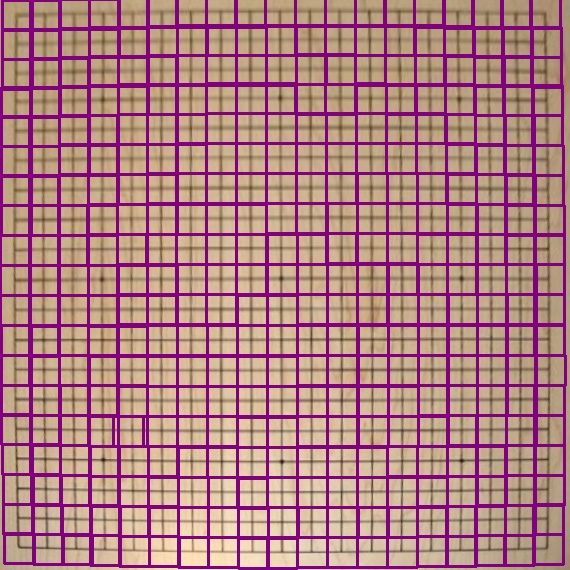
#> input picture evaluation_grid.jpg, 570 x 570 px, given in place of black_average.jpg, which was not available
$ python test_histogram_coorelation.py
#> lines starting #> are read from the running program, lines starting #| are printed output that depends on the picture; long printed decimals are rounded; pictures that were not available may be replaced by others from this repository, and a replacement may not be noted
#> in initialize_references, image is the input picture: shape (570, 570, 3); mean B, G, R 131.5, 128.4, 176.9
### image_processing_utils.py
import cv2
import numpy as np
import blend_modes
from builtins import input

def apply_processing(frame):
    #show_wait_destroy("captured frame", frame)
    frame = blend(frame)
    #frame = brightness(frame)
    frame = adjust_gamma(frame)
    frame = cv2.addWeighted(frame, 0.5, frame, 0.5, 0.0)
    frame = desaturate_blues(frame)
    # [4 lines of commented-out code are left out]

    return frame

def desaturate_blues(img):
    scale = 255
    percent = 0.5
    #percent = 0.25
    #percent = 0

    # separate b,g,r
    b,g,r = cv2.split(img)
    b = b.astype(np.float32)
    g = g.astype(np.float32)
    r = r.astype(np.float32)

    # convert to cmyk
    # see
    # https://stackoverflow.com/questions/14088375/how-can-i-convert-rgb-to-cmyk-and-vice-versa-in-python/41220097
    # https://www.codeproject.com/Articles/4488/XCmyk-CMYK-to-RGB-Calculator-with-source-code
    c = 1 - r / scale
    m = 1 - g / scale
    y = 1 - b / scale
    k = cv2.min(cv2.min(c, m),y)
    c = scale * (c - k) / (1 - k)
    m = scale * (m - k) / (1 - k)
    y = scale * (y - k) / (1 - k)

    # desaturate C,M,Y
    c = cv2.multiply(c, percent)
    y = cv2.multiply(y, percent)
    m = cv2.multiply(m, percent)

    # convert back to bgr
    r = scale * (1.0 - c / scale) * (1.0 - k)
    g = scale * (1.0 - m / scale) * (1.0 - k)
    b = scale * (1.0 - y / scale) * (1.0 - k)
    r = r.clip(0,255).astype(np.uint8)
    g = g.clip(0,255).astype(np.uint8)
    b = b.clip(0,255).astype(np.uint8)
    img_desat = cv2.merge([b,g,r])
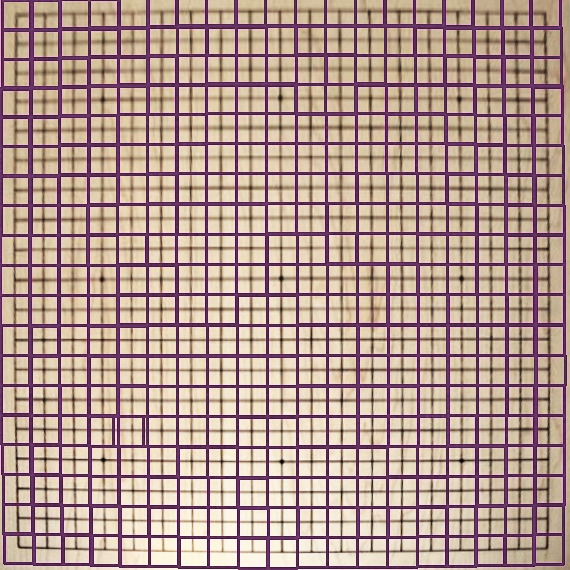
#> img_desat: shape (570, 570, 3); mean B, G, R 145.2, 154.1, 180.7

    # cv2.imshow('img', img)
    # cv2.imshow('img_desat', img_desat)
    cv2.waitKey(0)
    cv2.destroyAllWindows()
    return img_desat


def blend(img):

    a = img.astype(float)/255
    b = img.astype(float)/255 # make float on range 0-1

    mask = a >= 0.5 # generate boolean mask of everywhere a > 0.5
    ab = np.zeros_like(a) # generate an output container for the blended image

    # now do the blending
    ab[~mask] = (2*a*b)[~mask] # 2ab everywhere a<0.5
    ab[mask] = (1-2*(1-a)*(1-b))[mask] # else this

    return  (ab*255).astype(np.uint8)

# [7 lines left out: function brightness, not called in this run]

def adjust_gamma(image, gamma=0.75):
	# build a lookup table mapping the pixel values [0, 255] to
	# their adjusted gamma values
	invGamma = 1.0 / gamma
	table = np.array([((i / 255.0) ** invGamma) * 255
		for i in np.arange(0, 256)]).astype("uint8")
	# apply gamma correction using the lookup table
	return cv2.LUT(image, table)

# [33 lines left out: functions white_balance, increase_contrast, not called in this run]

### test_histogram_coorelation.py
# import the necessary packages
from scipy.spatial import distance as dist
import matplotlib.pyplot as plt
import numpy as np
import argparse
import glob
import cv2
import os
import pickle
from image_processing_utils import apply_processing

index = {}
images = {}

def evaluate_image(image, answer=None):
    if len(index) == 0:
        initialize_references()
    # apply Bilateral Filtering
    image = cv2.bilateralFilter(image,9,75,75)
    results = {}
    test_hist = cv2.calcHist([image], [0, 1, 2], None, [8, 8, 8],
        [0, 256, 0, 256, 0, 256])
    test_hist = cv2.normalize(test_hist, test_hist).flatten()

    # loop over the index
    for (k, hist) in index.items():
        # compute the distance between the two histograms
        # using the method and update the results dictionary
        d = cv2.compareHist(test_hist, hist, cv2.HISTCMP_CORREL)
        results[k] = d

    correlations = sorted([(v, k) for (k, v) in results.items()], reverse = True)
    # maximum correlation score to be considered board
    coorelation_threshold = 0.2
    if correlations[0][0] > coorelation_threshold:
        evaluated_type = correlations[0][1]
    else:
        evaluated_type = "board"
    if answer is not None:
        if answer != evaluated_type:
            data = np.reshape(image, (-1,3))
            print(data.shape)
            data = np.float32(data)

            criteria = (cv2.TERM_CRITERIA_EPS + cv2.TERM_CRITERIA_MAX_ITER, 10, 1.0)
            flags = cv2.KMEANS_RANDOM_CENTERS
            compactness,labels,centers = cv2.kmeans(data,1,None,criteria,10,flags)

            print('Dominant color is: bgr({})'.format(centers[0].astype(np.int32)))
            width = 50
            height = 50
            rgb = centers[0].astype(np.int32)
            dominant_color = np.zeros((height,width,3), np.uint8)
            dominant_color[:,0:width//2] = (rgb[0],rgb[1],rgb[2])      # (B, G, R)
            dominant_color[:,width//2:width] = (rgb[0],rgb[1],rgb[2])
            print(correlations)
            cv2.imshow("incorrect answer", image)
            cv2.imshow("dominant color", dominant_color)
            cv2.waitKey(0)

    return evaluated_type

def initialize_references():
    ''' references are generated from the average of a few thousand collected sample images'''
    # initialize reference histograms

    filename = r'average_images\black_average.jpg'
    image = cv2.imread(filename)
    image = apply_processing(image)
    # applly blur
    image = cv2.bilateralFilter(image,9,75,75)
    images["black"] = cv2.cvtColor(image, cv2.COLOR_BGR2RGB)
    # extract a 3D RGB color histogram from the image,
    # using 8 bins per channel, normalize, and update
    # the index
    hist = cv2.calcHist([image], [0, 1, 2], None, [8, 8, 8],
        [0, 256, 0, 256, 0, 256])
    hist = cv2.normalize(hist, hist).flatten()
#> hist = 512 values, max 0.539 at index 138, min 0 at index 2, mean 0.00638
    index["black"] = hist

    filename = r'average_images\white_average.jpg'
    image = cv2.imread(filename)
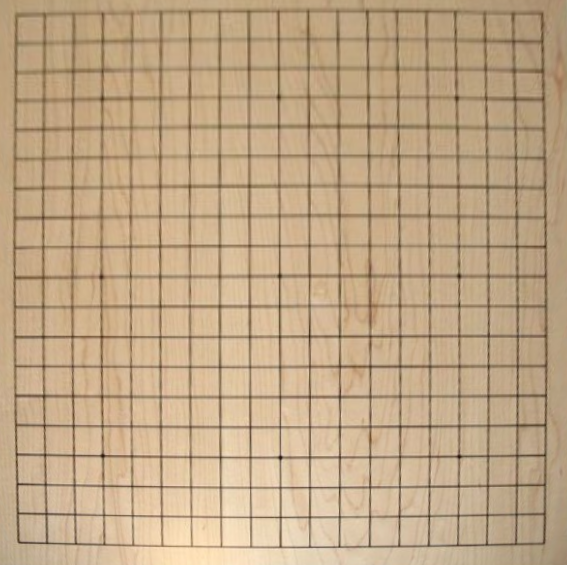
#> input picture go1.jpg, 567 x 565 px, given in place of white_average.jpg, which was not available
#> image is the input picture: shape (565, 567, 3); mean B, G, R 133.8, 166.4, 192.2
    image = apply_processing(image)
#> in desaturate_blues (call 2), `b,g,r = cv2.split(img)`:
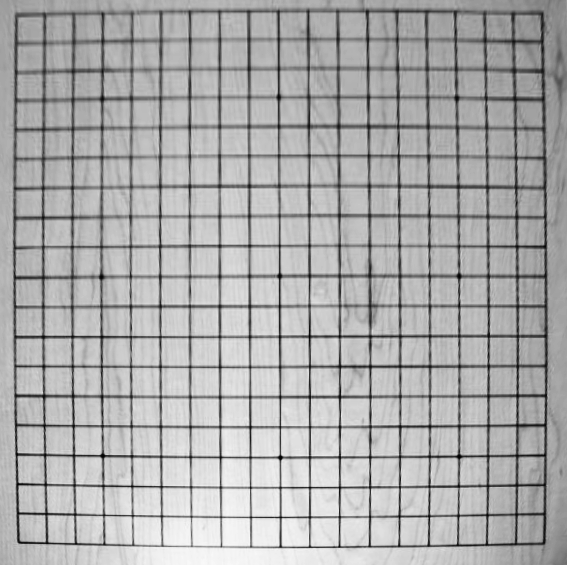
#> g: shape (565, 567); min 0, max 249, mean 171.7
#> in desaturate_blues (call 2), `b,g,r = cv2.split(img)`:
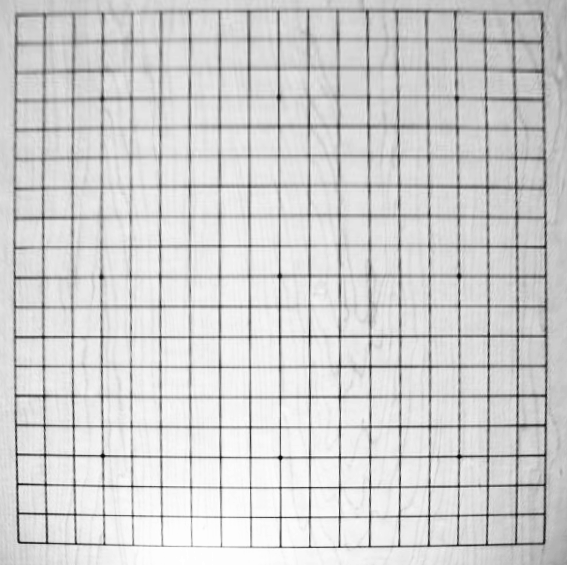
#> r: shape (565, 567); min 3, max 255, mean 207.9
#> in desaturate_blues (call 2), `c = 1 - r / scale`:
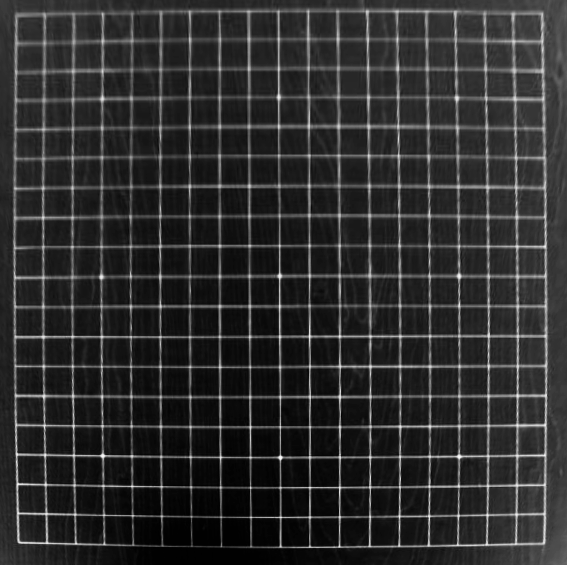
#> c: shape (565, 567) float32; min 0, max 0.988, mean 0.185
#> in desaturate_blues (call 2), `m = 1 - g / scale`:
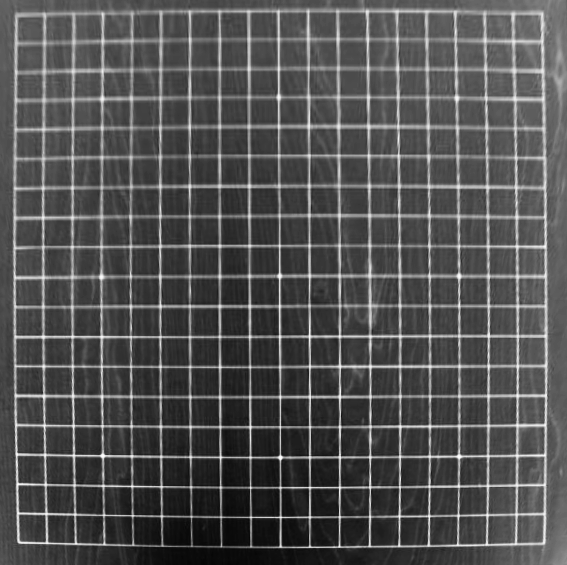
#> m: shape (565, 567) float32; min 0.0235, max 1, mean 0.327
#> in desaturate_blues (call 2), `y = 1 - b / scale`:
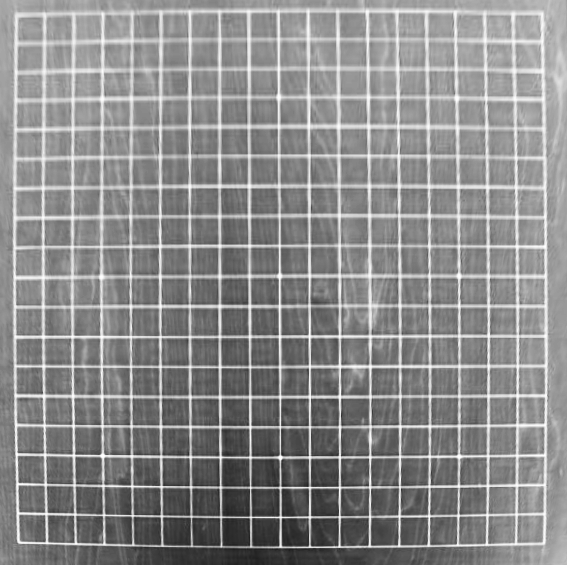
#> y: shape (565, 567) float32; min 0.114, max 1, mean 0.549
#> in desaturate_blues (call 2), `c = scale * (c - k) / (1 - k)`: c: shape (565, 567) float32; every value is 0
    # applly blur
    image = cv2.bilateralFilter(image,9,75,75)
    images["white"] = cv2.cvtColor(image, cv2.COLOR_BGR2RGB)
    # extract a 3D RGB color histogram from the image,
    # using 8 bins per channel, normalize, and update
    # the index
    hist = cv2.calcHist([image], [0, 1, 2], None, [8, 8, 8],
        [0, 256, 0, 256, 0, 256])
    hist = cv2.normalize(hist, hist).flatten()
#> hist = 512 values, max 0.553 at index 374, min 0 at index 2, mean 0.00535
    index["white"] = hist

    filename = r'average_images\point_average.jpg'
    image = cv2.imread(filename)
    image = apply_processing(image)
    # applly blur
    image = cv2.bilateralFilter(image,9,75,75)
    images["board"] = cv2.cvtColor(image, cv2.COLOR_BGR2RGB)
    # extract a 3D RGB color histogram from the image,
    # using 8 bins per channel, normalize, and update
    # the index
    hist = cv2.calcHist([image], [0, 1, 2], None, [8, 8, 8],
        [0, 256, 0, 256, 0, 256])
    hist = cv2.normalize(hist, hist).flatten()
    index["board"] = hist

def test_directories():
    initialize_references()
    evaluate_images = 1000
    iterations = 0
    mistakes = 0
    f = r'training_images\black_stone'
    color = "black"
    for file in os.listdir(f):
        filename = f+"/"+file
        image = cv2.imread(filename)
        if evaluate_image(image, color) != color:
#> in evaluate_image, `test_hist = cv2.normalize(test_hist, test_hist).flatten()`: test_hist = 512 values, max 0.692 at index 302, min 0 at index 0, mean 0.00486
#> the loop in evaluate_image, `for (k, hist) in index.items():` made 3 passes
#> (k, d) on passes 1 to 3: ('black', 0.403), ('white', 0.49), ('board', 0.49)
#> after the loop in evaluate_image, `for (k, hist) in index.items():`: results = {'black': 0.403, 'white': 0.49, 'board': 0.49}
#> in evaluate_image, `correlations = sorted([(v, k) for (k, v) in results.items()], reverse ..`: correlations = [(0.49, 'white'), (0.49, 'board'), (0.403, 'black')]
#> in evaluate_image, `evaluated_type = correlations[0][1]`: evaluated_type = 'white'
#| (324900, 3)
#> in evaluate_image, `compactness,labels,centers = cv2.kmeans(data,1,None,criteria,10,flags)`: compactness = 2.09e+09; centers = [[131.1, 129.2, 176.9]]
#| Dominant color is: bgr([131 129 176])
#> in evaluate_image, `rgb = centers[0].astype(np.int32)`: rgb = [131, 129, 176]
#| [(0.4896, 'white'), (0.4896, 'board'), (0.403, 'black')]
            mistakes += 1
#> mistakes = 1
        #img = Image.open(f_img)
        if iterations > evaluate_images:
            print("%s test:" % color)
            print("correctly labeled: %s" % str(iterations-mistakes))
            print("incorrectly labeled: %s" %  str(mistakes))
            break
        iterations += 1

    iterations = 0
    mistakes = 0
    f = r'training_images\white_stone'
    color = "white"
    for file in os.listdir(f):
        filename = f+"/"+file
        image = cv2.imread(filename)
        if evaluate_image(image, color) != color:
#> the loop in evaluate_image (call 2), `for (k, hist) in index.items():` made 3 passes
            mistakes += 1
        #img = Image.open(f_img)
        if iterations > evaluate_images:
            print("%s test:" % color)
            print("correctly labeled: %s" % str(iterations-mistakes))
            print("incorrectly labeled: %s" %  str(mistakes))
            break
        iterations += 1
#> iterations = 1

    iterations = 0
    mistakes = 0
    f = r'training_images\empty_point'
    color = "board"
    for file in os.listdir(f):
        filename = f+"/"+file
        image = cv2.imread(filename)
        if evaluate_image(image, color) != color:
#| (324900, 3)
#| Dominant color is: bgr([131 129 176])
#| [(0.4896, 'white'), (0.4896, 'board'), (0.403, 'black')]
            mistakes += 1
        #img = Image.open(f_img)
        if iterations > evaluate_images:
            print("%s test:" % color)
            print("correctly labeled: %s" % str(iterations-mistakes))
            print("incorrectly labeled: %s" %  str(mistakes))
            break
        iterations += 1


if __name__ == "__main__":
    test_directories()
